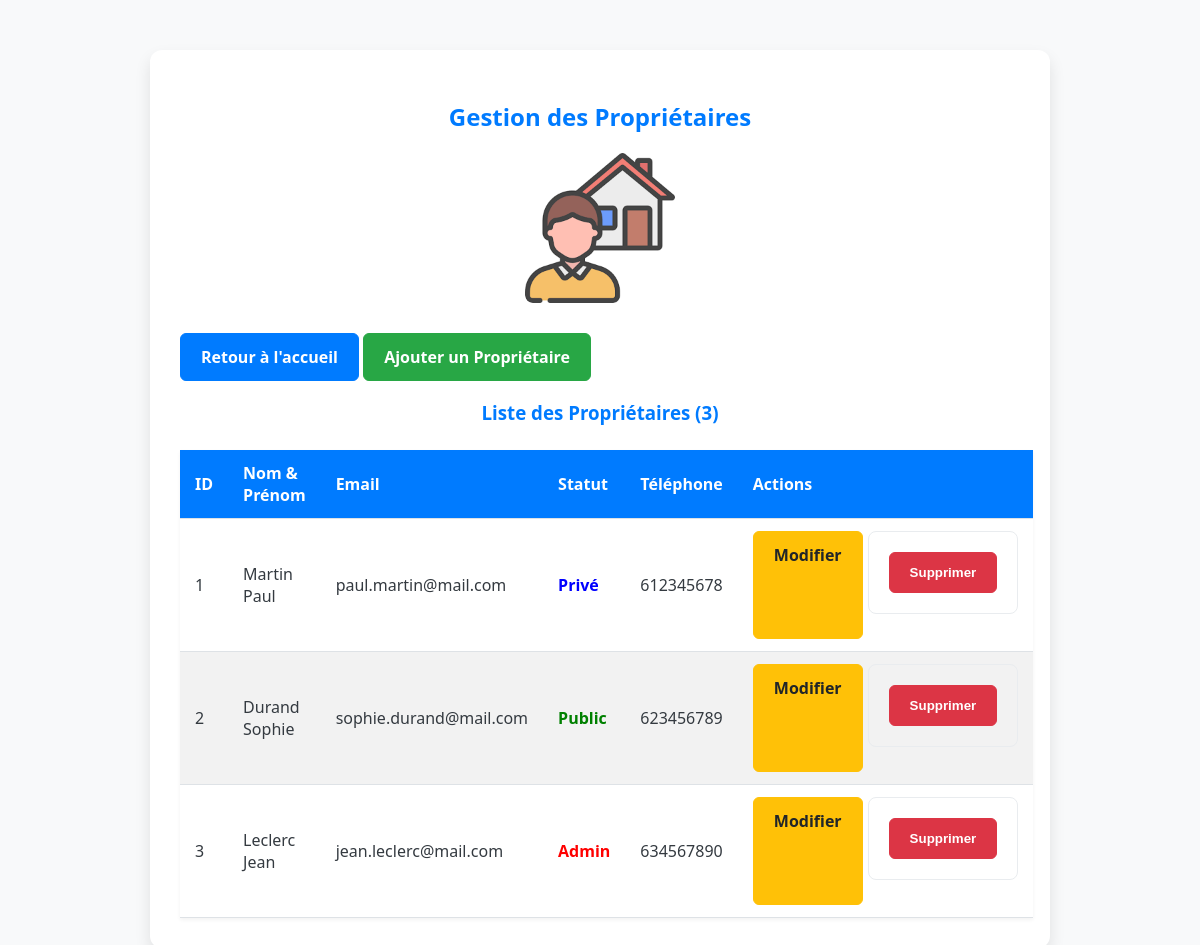
Page /index.php?page=gestion_proprio (signed in) on the committed database.
### tables this page shows
CREATE TABLE proprio (
    idproprio INT PRIMARY KEY AUTO_INCREMENT,
    nom VARCHAR(50) NOT NULL, 
    prenom VARCHAR(50) NOT NULL,
    adresse VARCHAR(150) UNIQUE NOT NULL, 
    email VARCHAR(150) UNIQUE NOT NULL, 
    mdp VARCHAR(150) NOT NULL, 
    telephone BIGINT UNIQUE NOT NULL,
    statut ENUM('privé', 'public', 'admin') 
);

### index.php (called while the page is built)
<?php
require_once 'controleur/controleur.class.php';
$controleur = new Controleur();
$controleur->gererRequete();
?>

### modele/modele.class.php (called while the page is built, shortened)
<?php
require_once 'config_db.php';
class Modele {
    protected $pdo;
    public function __construct() {
        $this->pdo = ConnexionDB::getInstance()->getPDO();
    }
    public function selectAll($table) {
        $sql = "SELECT * FROM $table";
        $stmt = $this->pdo->prepare($sql);
        $stmt->execute();
        return $stmt->fetchAll();
    }
}
?>

### modele/config_db.php (called while the page is built)
<?php
class ConnexionDB {
    private static $instance = null;
    private $pdo;
    private function __construct() {
        $host = 'localhost';
        $db   = 'n&s_31_jv';
        $user = 'root';
        $pass = '';
        $charset = 'utf8mb4';
        $dsn = "mysql:host=$host;dbname=$db;charset=$charset";
        $options = [
            PDO::ATTR_ERRMODE            => PDO::ERRMODE_EXCEPTION,
            PDO::ATTR_DEFAULT_FETCH_MODE => PDO::FETCH_ASSOC,
            PDO::ATTR_EMULATE_PREPARES   => false,
        ];
        try {
            $this->pdo = new PDO($dsn, $user, $pass, $options);
        } catch (\PDOException $e) {
            die("Erreur de connexion à la base de données : " . $e->getMessage());
        }
    }
    public static function getInstance() {
        if (self::$instance == null) {
            self::$instance = new ConnexionDB();
        }
        return self::$instance;
    }
    public function getPDO() {
        return $this->pdo;
    }
}
?>

### vue/vue_select_proprio.php (the view, shortened to what this page needs)
<?php
$proprietaires = $donnees;
?>
<!DOCTYPE html>
<html lang="fr">
<head>
    <link rel="stylesheet" href="css/style.css">
</head>
<body>
    <div class="container">
        <div class="gestion-header">
            <h2>Gestion des Propriétaires</h2>
            <img src="images/proprio_user.png" alt="Gestion des Propriétaires" class="gestion-image">
        </div>
        <p>
            <a href="index.php?page=home" class="btn btn-primary">Retour à l'accueil</a>
            <a href="index.php?page=vue_insert_proprio" class="btn btn-success">Ajouter un Propriétaire</a>
        </p>
        <h3>Liste des Propriétaires (<?php echo count($proprietaires); ?>)</h3>
        <table>
            <thead>
                <tr>
                    <th>ID</th>
                    <th>Nom & Prénom</th>
                    <th>Email</th>
                    <th>Statut</th>
                    <th>Téléphone</th>
                    <th>Actions</th>
                </tr>
            </thead>
            <tbody>
                <?php foreach ($proprietaires as $proprio): ?>
                <tr>
                    <td><?php echo $proprio['idproprio']; ?></td>
                    <td><?php echo $proprio['nom'] . ' ' . $proprio['prenom']; ?></td>
                    <td><?php echo $proprio['email']; ?></td>
                    <td><span style="font-weight: bold; color: <?php echo ($proprio['statut'] == 'admin' ? 'red' : ($proprio['statut'] == 'public' ? 'green' : 'blue')); ?>;"><?php echo ucfirst($proprio['statut']); ?></span></td>
                    <td><?php echo $proprio['telephone']; ?></td>
                    <td class="table-actions">
                        <a href="index.php?page=vue_insert_proprio&id=<?php echo $proprio['idproprio']; ?>" class="btn btn-warning">Modifier</a>
                        <form method="POST" style="display:inline;" action="index.php?page=gestion_proprio">
                            <button type="submit" class="btn btn-danger" onclick="return confirm('ATTENTION : Supprimer un propriétaire supprime aussi ses gîtes. Êtes-vous sûr ?')">Supprimer</button>
                        </form>
                    </td>
                </tr>
                <?php endforeach; ?>
            </tbody>
        </table>
    </div>
</body>
</html>

### css/style.css (style rules this page uses)
body { font-family: 'Segoe UI', Tahoma, Geneva, Verdana, sans-serif; background-color: #f8f9fa; color: #343a40; margin: 0; padding: 0; display: flex; justify-content: center; align-items: flex-start; min-height: 100vh; }
.container { background-color: #ffffff; padding: 30px; margin-top: 50px; border-radius: 12px; box-shadow: 0 8px 16px rgba(0, 0, 0, 0.1); width: 90%; max-width: 900px; box-sizing: border-box; }
h1, h2, h3 { text-align: center; color: #007bff; margin-bottom: 20px; }
form { display: grid; grid-template-columns: 1fr; gap: 15px; padding: 20px; border: 1px solid #e9ecef; border-radius: 8px; margin-bottom: 25px; }
.btn { text-decoration: none; padding: 12px 20px; border-radius: 6px; cursor: pointer; font-weight: bold; transition: background-color 0.3s, opacity 0.3s; text-align: center; display: inline-block; }
.btn-primary { background-color: #007bff; color: white; border: 1px solid #007bff; }
.btn-success { background-color: #28a745; color: white; border: 1px solid #28a745; }
.btn-warning { background-color: #ffc107; color: #212529; border: 1px solid #ffc107; }
.btn-danger { background-color: #dc3545; color: white; border: 1px solid #dc3545; }
table { width: 100%; border-collapse: collapse; margin-top: 25px; box-shadow: 0 2px 4px rgba(0, 0, 0, 0.05); }
th, td { padding: 12px 15px; text-align: left; border-bottom: 1px solid #dee2e6; }
th { background-color: #007bff; color: white; font-weight: bold; }
tr:nth-child(even) { background-color: #f2f2f2; }
.table-actions { display: flex; gap: 5px; }
.gestion-header { text-align: center; }
.gestion-image { max-width: 100%; height: 150px; display: block; margin: 15px auto 30px auto; border-radius: 8px; object-fit: cover; opacity: 0.8; }

### rows in the picture
proprio: idproprio "1", nom "Martin", prenom "Paul", email "paul.martin@mail.com", statut "Privé", telephone "612345678"
proprio: idproprio "2", nom "Durand", prenom "Sophie", email "sophie.durand@mail.com", statut "Public", telephone "623456789"
proprio: idproprio "3", nom "Leclerc", prenom "Jean", email "jean.leclerc@mail.com", statut "Admin", telephone "634567890"

### other values in the picture
count($proprietaires) "3"
